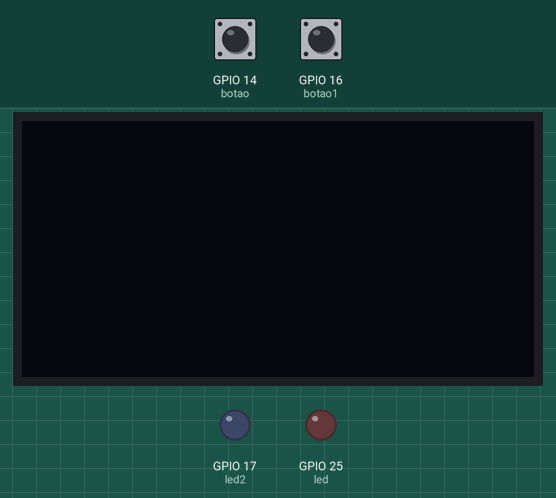
The program below on a simulated ESP32 board running MicroPython. Shown: 128×64 one-colour display, output pins drawn as LEDs (lit = HIGH). Wiring (from the project's diagram.json): red button on GPIO 14, blue button on GPIO 16, blue LED on GPIO 17, red LED on GPIO 25. The inputs (shaded band) are chosen by the test bench; at power-on: GPIO 14 (botao) HIGH, GPIO 16 (botao1) HIGH. Library files of the repository ran but are not shown: ssd1306.py.

Above: at 1.2 s.
1.3 s: GPIO 14 (botao) pulled LOW for 0.15 s
At 2.1 s:
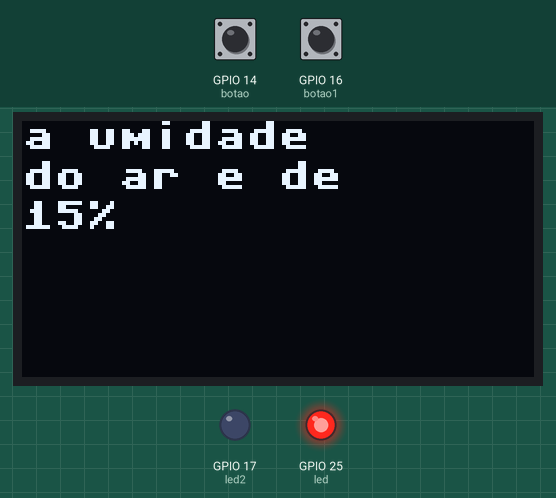
2.9 s: GPIO 16 (botao1) pulled LOW for 0.15 s
At 3.4 s:
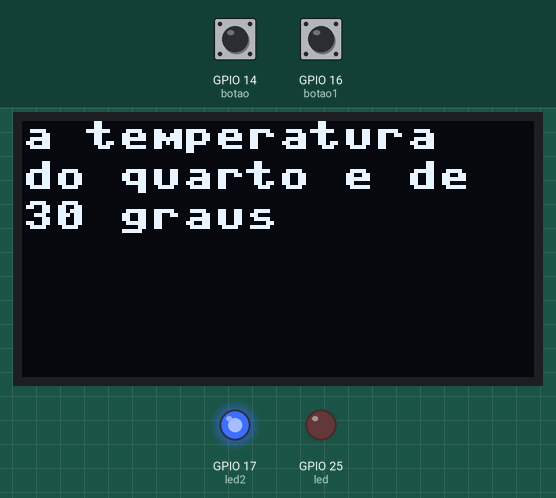
4.5 s: GPIO 14 (botao) pulled LOW for 1 s
At 5.8 s:
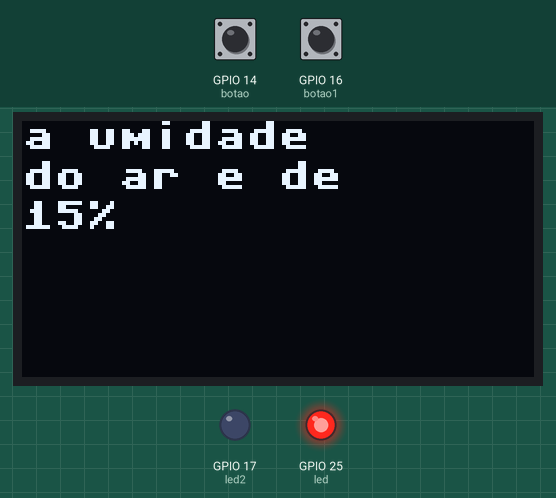
7.0 s: GPIO 16 (botao1) pulled LOW for 1 s
At 7.7 s:
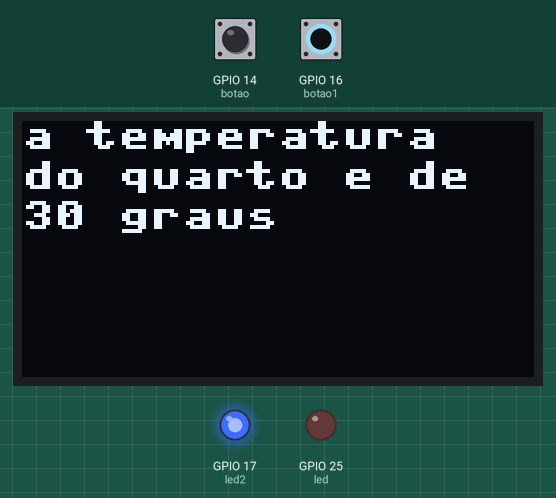
Timing chart, 0 to 10.0 s (numbered marks = the images above; inputs shaded):
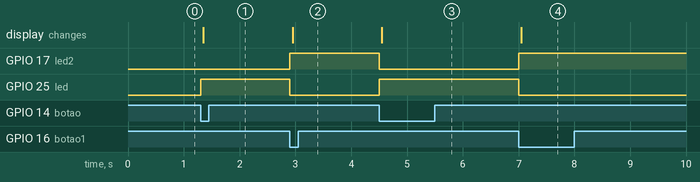

Measured:
- after the input at 1.3 s, GPIO 25 (led): LOW → HIGH at once; the display: changes after 0.05 s (image 1)
- after the input at 2.9 s, GPIO 17 (led2): LOW → HIGH at once; GPIO 25 (led): HIGH → LOW at once; the display: changes after 0.05 s (image 2)
- after the input at 4.5 s, GPIO 17 (led2): HIGH → LOW at once; GPIO 25 (led): LOW → HIGH at once; the display: changes after 0.05 s (image 3)
- after the input at 7.0 s, GPIO 17 (led2): LOW → HIGH at once; GPIO 25 (led): HIGH → LOW at once; the display: changes after 0.05 s (image 4)

The program:

main.py
```python
from machine import Pin, I2C
import ssd1306
import machine

led = machine.Pin(25, machine.Pin.OUT)
led2 = machine.Pin(17, machine.Pin.OUT)
botao = machine.Pin(14, machine.Pin.IN, machine.Pin.PULL_UP)
botao1 = machine.Pin(16, machine.Pin.IN, machine.Pin.PULL_UP)

i2c = I2C(0, scl=Pin(22), sda=Pin(21))

largura = 128
altura = 64

tela = ssd1306.SSD1306_I2C(largura, altura, i2c)
while True:
    vermelho = botao.value()
    azul = botao1.value()
    if vermelho == 0:
        led.value(1)
        led2.value(0)
        tela.fill(0)
        tela.text('a umidade', 0, 0)
        tela.text('do ar e de', 0, 10)
        tela.text('15%', 0, 20)
        tela.show()

    if azul == 0:
        led.value(0)
        led2.value(1)
        tela.fill(0)
        tela.text('a temperatura', 0, 0)
        tela.text('do quarto e de', 0, 10)
        tela.text('30 graus', 0, 20)
        tela.show()
```
